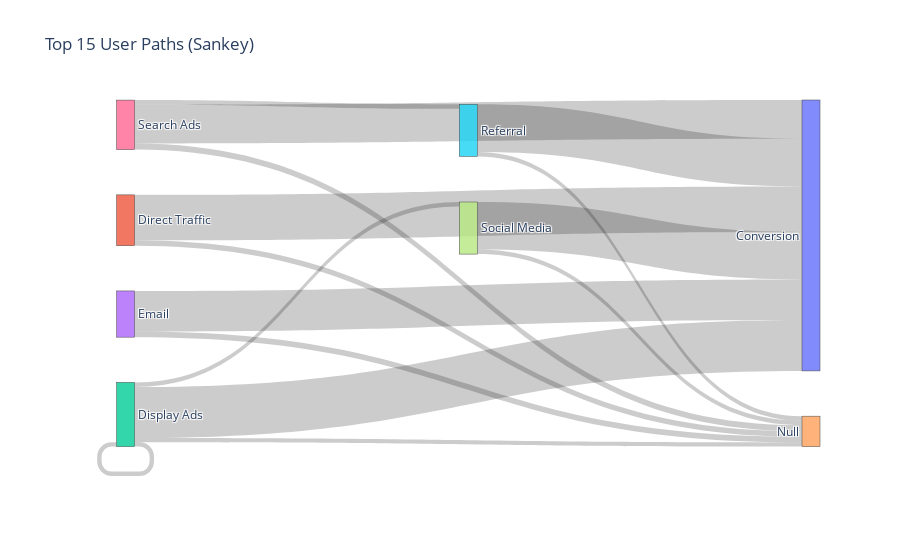

Notebook code cell kept with this figure:
### Code cell
fig_sankey = go.Figure(data=[go.Sankey(
    node=dict(
        pad=15, thickness=18,
        label=nodes
    ),
    link=dict(
        source=sources,
        target=targets,
        value=values
    )
)])
fig_sankey.update_layout(
    title=f"Top {TOP_N_PATHS} User Paths (Sankey)",
    font_size=12
)
fig_sankey.show()

### Figure 1 — Plotly figure (JSON) as saved in the notebook; plotly's stock layout.template omitted (floating-point values rounded to 4 significant figures)
{"data": [{"link": {"source": [2, 1, 5, 7, 3, 6, 6, 3, 1, 6, 7, 2, 5, 2, 2], "target": [0, 0, 0, 0, 0, 0, 4, 4, 4, 5, 4, 7, 4, 2, 4], "value": [278, 248, 260, 259, 221, 211, 34, 31, 29, 25, 25, 25, 24, 24, 23]}, "node": {"label": ["Conversion", "Direct Traffic", "Display Ads", "Email", "Null", "Referral", "Search Ads", "Social Media"], "pad": 15, "thickness": 18}, "type": "sankey"}], "layout": {"autosize": true, "font": {"size": 12}, "title": {"text": "Top 15 User Paths (Sankey)"}}}
